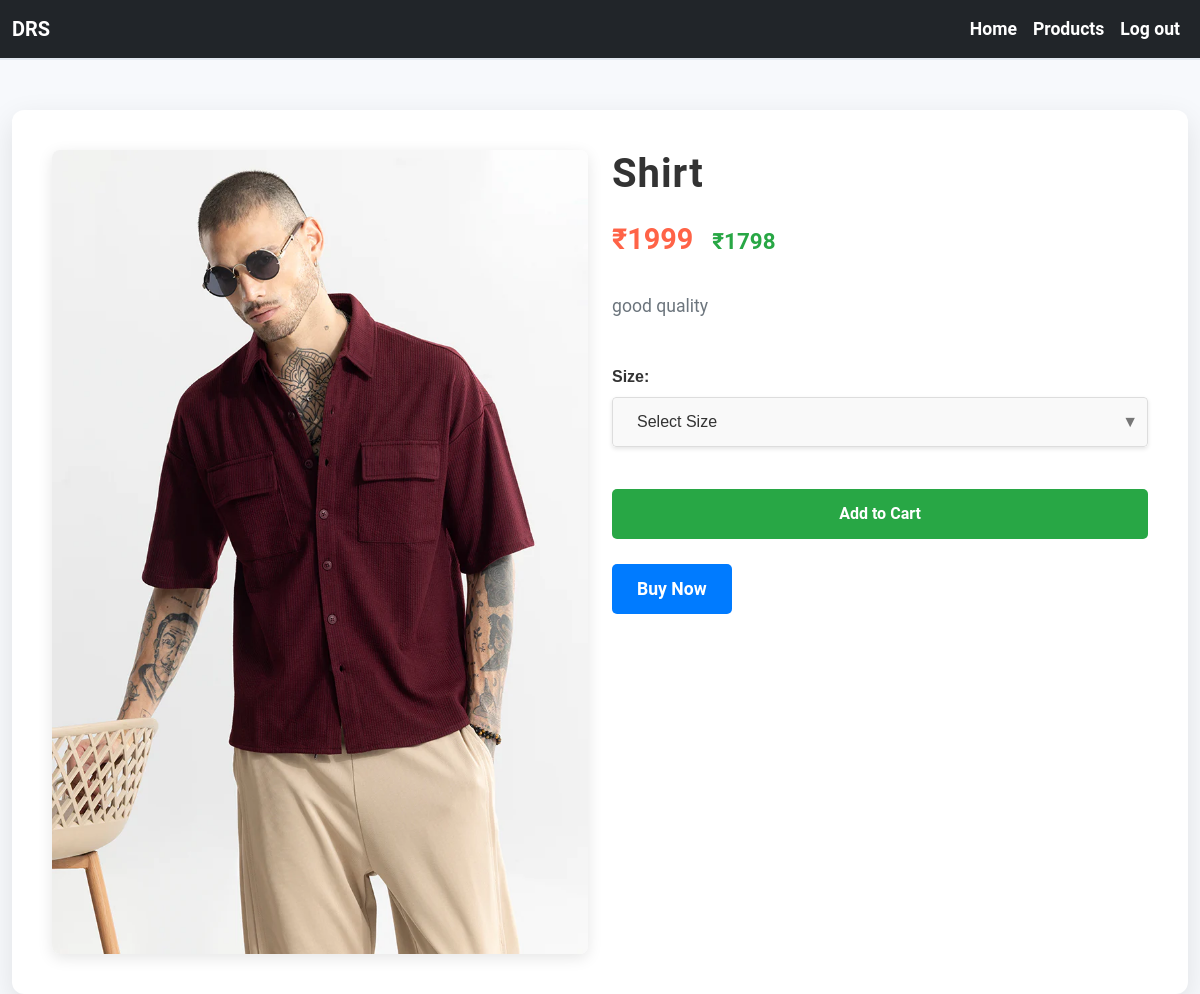
The page /view_pro/5/ on the database its author committed.
### app/models.py (models this page shows, shortened)
class Product(models.Model):
    pro_id=models.TextField()
    name=models.TextField()
    price=models.IntegerField()
    ofr_price=models.IntegerField()
    img=models.FileField()
    dis=models.TextField()
    sizes = models.ManyToManyField(Size, related_name='Sizes')
    quantity = models.PositiveIntegerField(default=0)  # New field for stock quantity

### app/views.py (the view)
# urls.py: path('view_pro/<pid>/',views.view_pro),
def view_pro(req, pid):
    product = get_object_or_404(Product, pk=pid)
    return render(req, 'user/view_pro.html', {'data': product})

### templates/user/view_pro.html (shortened to what this page needs)
<!DOCTYPE html>
<html lang="en">
<head>
    <link href="https://cdn.jsdelivr.net/npm/bootstrap@5.3.3/dist/css/bootstrap.min.css" rel="stylesheet">
</head>
<body>
    <nav class="navbar navbar-expand-sm bg-dark navbar-dark">
        <div class="container-fluid">
            <a class="navbar-brand" href="#">DRS</a>
            <div class="collapse navbar-collapse" id="collapsibleNavbar">
                <ul class="navbar-nav ms-auto">
                    <li class="nav-item"><a class="nav-link" href="../user_home">Home</a></li>
                    <li class="nav-item"><a class="nav-link active" href="#">Products</a></li>
                    <li class="nav-item"><a class="nav-link" href="shp_logout">Log out</a></li>
                </ul>
            </div>
        </div>
    </nav>
    <div class="container">
        <div class="product-card">
            <div class="row">
                <div class="col-lg-6">
                    <img src="{{ data.img.url }}" alt="{{ data.name }}" class="product-image">
                </div>
                <div class="col-lg-6">
                    <h2 class="product-name">{{ data.name }}</h2>
                    <div class="price-section">
                        <span class="offer-price">₹{{ data.price }}</span>
                        <span class="price">₹{{ data.ofr_price }}</span>
                    </div>
                    <p class="description">{{ data.dis }}</p>
                    <form method="POST" action="{% url 'add_to_cart' pid=data.id %}">
                        <div class="custom-size-selector">
                            <label for="size" class="selector-label">Size:</label>
                            <div class="custom-select-wrapper">
                                <select name="size" id="size" class="custom-size-select" required>
                                    <option value="" selected>Select Size</option>
                                </select>
                            </div>
                        </div>
                        <button type="submit" class="btn">Add to Cart</button>
                    </form>
                    <div class="actions">
                        <a href="../user_buy1/{{ data.pk }}" class="buy-now">Buy Now</a>
                    </div>
                </div>
            </div>
        </div>
    </div>
</body>
</html>

### templates/user/view_pro.html (style rules this page uses)
body { font-family: 'Roboto', sans-serif; background-color: #f7f9fc; color: #495057; margin: 0; padding: 0; }
.navbar { background-color: #343a40; margin-bottom: 20px; border-bottom: 2px solid #e2e8f0; }
.navbar .navbar-brand { font-weight: bold; }
.navbar-nav .nav-link { color: #fff; font-size: 1.1rem; font-weight: 600; }
.container { margin-top: 50px; max-width: 1200px; }
.product-image { width: 100%; height: auto; object-fit: cover; border-radius: 8px; box-shadow: 0 4px 15px rgba(0, 0, 0, 0.1); transition: transform 0.3s ease; }
.product-card { background-color: #fff; border-radius: 12px; padding: 40px; box-shadow: 0 10px 30px rgba(0, 0, 0, 0.1); transition: transform 0.3s ease, box-shadow 0.3s ease; }
.product-name { font-size: 2.5rem; font-weight: 700; color: #333; margin-bottom: 20px; letter-spacing: 1px; }
.price-section { margin-bottom: 30px; }
.offer-price { font-size: 1.8rem; color: #ff6347; font-weight: 600; margin-right: 15px; }
.price { font-size: 1.4rem; font-weight: 700; color: #28a745; text-decoration: none; }
.description { font-size: 1.1rem; color: #6c757d; line-height: 1.6; margin-bottom: 25px; }
.btn { background-color: #28a745; color: white; font-weight: bold; border-radius: 5px; padding: 12px 25px; transition: all 0.3s ease; margin-top: 15px; width: 100%; text-align: center; }
.custom-size-selector { font-family: 'Arial', sans-serif; margin: 20px 0; position: relative; display: inline-block; width: 100%; }
.selector-label { display: block; margin-bottom: 8px; font-size: 16px; font-weight: bold; color: #333; }
.custom-select-wrapper { position: relative; width: 100%; display: inline-block; border-radius: 4px; overflow: hidden; box-shadow: 0 2px 4px rgba(0, 0, 0, 0.1); }
.custom-size-select { appearance: none; -webkit-appearance: none; -moz-appearance: none; padding: 12px 24px; font-size: 16px; width: 100%; background: #f9f9f9; border: 1px solid #ddd; border-radius: 4px; color: #333; cursor: pointer; outline: none; position: relative; z-index: 1; }
.custom-select-wrapper::after { content: "▼"; font-size: 16px; position: absolute; top: 50%; right: 10px; transform: translateY(-50%); color: #777; pointer-events: none; z-index: 2; }
.custom-size-select option { padding: 12px 24px; font-size: 16px; }
.actions { margin-top: 25px; display: flex; justify-content: space-between; }
.actions .buy-now { font-size: 1.1rem; background-color: #007bff; color: white; font-weight: bold; padding: 12px 25px; border-radius: 5px; text-decoration: none; transition: all 0.3s ease; }

### rows shown on the page
Product: img (picture), name "Shirt", price "1999", ofr_price "1798", dis "good quality"
